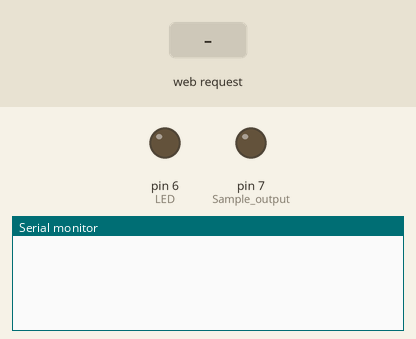
This sketch was run on a simulated Arduino Uno, built with avr-gcc and run on an emulated ATmega328P. Shown: output pins drawn as LEDs (lit = HIGH), the last lines printed to the serial monitor. The inputs (shaded band) are chosen by the test bench.

Above: at 1.2 s.
1.3 s: HTTP request GET /digitalWrite received
At 2.3 s:
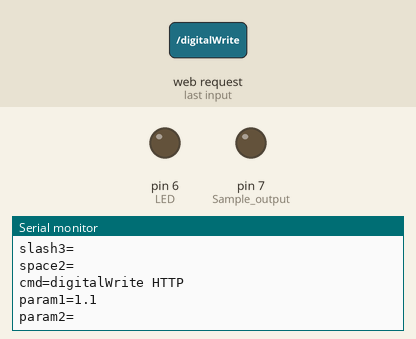
2.8 s: HTTP request GET /analogRead received
At 3.5 s:
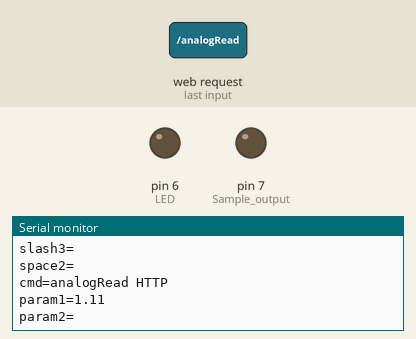

Measured:
- after the input at 1.3 s, the serial monitor: prints a new line at once (image 1)
- after the input at 2.8 s, the serial monitor: prints a new line at once (image 2)

The sketch:

webserver.ino
```cpp
/*
Arduino Data Web Server

Performs actions on Arduino and/or returns data from Arduino to a webbrowser request URL:
 - To turn on LED on pin 8, use web browser to visit your Arduino via: http://x.x.x.x/digitalWrite/7/1
 - To turn it off send: http://x.x.x.x/digitalWrite/7/0
 - To read analog0 value, send: http://x.x.x.x/analogRead/0

IMPORTANT:
Commands are case sensitive, but I wrote this as simple as possible so it can be easily adapted to your needs.
Have fun!

created Sept 17, 2010
by Hari Wiguna, g33k.blogspot.com
*/

#include <SPI.h>
#include <Ethernet.h>
#include <string.h>

// MAC address can be anything that is unique within your network.
// IP is the address the Arduino Ethernet Card would respond to.  It needs to be an unused address within your network.
byte mac[] = {0x00, 0x1E, 0x2A, 0x77, 0x24, 0x02 };
byte ip[] = {192,168,2,199 }; // This is typically 10.0.0.x

EthernetServer server(81); // Port 80 is http.

//-- Commands and parameters (sent by browser) --
char cmd[15];    // Nothing magical about 15, increase these if you need longer commands/parameters
char param1[15];
char param2[15];

//-- Sample Ports ---
void SetupSamplePorts()
{
 // To illustrate how to use this, I have an LED and a Potentiometer.
 // The 10K potentiometer left lead is connected to GND, right lead to +5V, and middle lead to Analog 0.
 // The LED cathode is on digital pin 7 and anode is on pin 8.
 pinMode(6,OUTPUT); digitalWrite(6,LOW);  // I use this pin as GND for the LED.
 pinMode(7,OUTPUT); // Sample output, unable to use built-in LED at pin 13 because Ethernet Shield uses pins 10,11,12,13.
}

void setup()
{
 Ethernet.begin(mac, ip);
 server.begin();

 Serial.begin(9600);
 SetupSamplePorts();
}

#define bufferMax 128
int bufferSize;
char buffer[bufferMax];

void loop()
{
 EthernetClient client = server.available();
 if (client)
 {
   WaitForRequest(client);
   ParseReceivedRequest();
   PerformRequestedCommands();

   client.stop();
 }
}

void WaitForRequest(EthernetClient client) // Sets buffer[] and bufferSize
{
 bufferSize = 0;

Serial.println("new client");

 while (client.connected()) {
   if (client.available()) {
     char c = client.read();
     if (c == '\n')
       break;
     else
       if (bufferSize < bufferMax)
         buffer[bufferSize++] = c;
       else
         break;
   }
 }

 PrintNumber("bufferSize", bufferSize);
}

void ParseReceivedRequest()
{
 Serial.println("in ParseReceivedRequest");
 Serial.println(buffer);

 //Received buffer contains "GET /cmd/param1/param2 HTTP/1.1".  Break it up.
 char* slash1;
 char* slash2;
 char* slash3;
 char* space2;

 slash1 = strstr(buffer, "/") + 1; // Look for first slash
 slash2 = strstr(slash1, "/") + 1; // second slash
 slash3 = strstr(slash2, "/") + 1; // third slash
 space2 = strstr(slash2, " ") + 1; // space after second slash (in case there is no third slash)
 if (slash3 > space2) slash3=slash2;

 PrintString("slash1",slash1);
 PrintString("slash2",slash2);
 PrintString("slash3",slash3);
 PrintString("space2",space2);

 // strncpy does not automatically add terminating zero, but strncat does! So start with blank string and concatenate.
 cmd[0] = 0;
 param1[0] = 0;
 param2[0] = 0;
 strncat(cmd, slash1, slash2-slash1-1);
 strncat(param1, slash2, slash3-slash2-1);
 strncat(param2, slash3, space2-slash3-1);

 PrintString("cmd",cmd);
 PrintString("param1",param1);
 PrintString("param2",param2);
}

void PerformRequestedCommands()
{
 if ( strcmp(cmd,"digitalWrite") == 0 ) RemoteDigitalWrite();
 if ( strcmp(cmd,"analogRead") == 0 ) RemoteAnalogRead();
}

void RemoteDigitalWrite()
{
 int ledPin = param1[0] - '0'; // Param1 should be one digit port
 int ledState = param2[0] - '0'; // Param2 should be either 1 or 0
 digitalWrite(ledPin, ledState);

 //-- Send response back to browser --
 server.print("D");
 server.print(ledPin, DEC);
 server.print(" is ");
 server.print( (ledState==1) ? "ON" : "off" );

 //-- Send debug message to serial port --
 Serial.println("RemoteDigitalWrite");
 PrintNumber("ledPin", ledPin);
 PrintNumber("ledState", ledState);
}

void RemoteAnalogRead()
{
 // If desired, use more server.print() to send http header instead of just sending the analog value.
 int analogPin = param1[0] - '0'; // Param1 should be one digit analog port
 int analogValue = analogRead(analogPin);

 //-- Send response back to browser --
 server.print("A");
 server.print(analogPin, DEC);
 server.print(" is ");
 server.print(analogValue,DEC);

 //-- Send debug message to serial port --
 Serial.println("RemoteAnalogRead");
 PrintNumber("analogPin", analogPin);
 PrintNumber("analogValue", analogValue);
}

void PrintString(String label, String str)
{
 Serial.print(label);
 Serial.print("=");
 Serial.println(str);
}

void PrintNumber(String label, int number)
{
 Serial.print(label);
 Serial.print("=");
 Serial.println(number, DEC);
}
```
